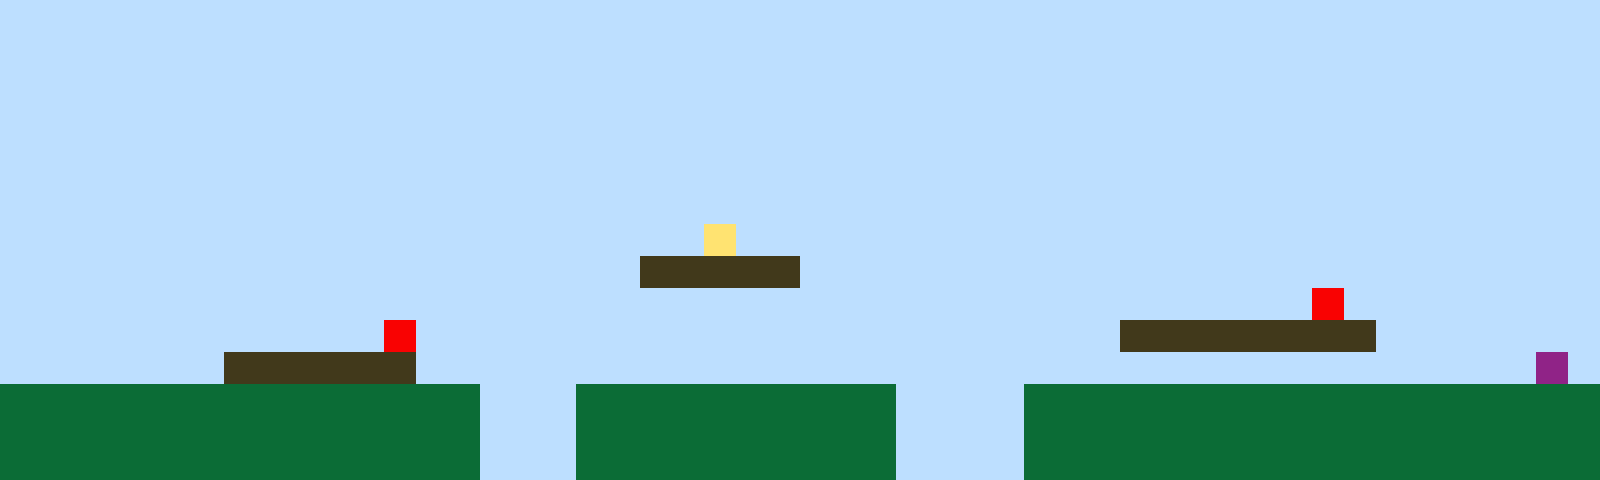

Below is a game level as drawn by its tile map, then a one-line description and the .tmx file that defines it, in full:
An orthogonal 50x15 tile map with 32x32 px tiles, 1 tile layer (Tile Layer 1).

<map version="1.10" tiledversion="1.11.2" orientation="orthogonal" renderorder="right-up" width="50" height="15" tilewidth="32" tileheight="32" infinite="0" nextlayerid="2" nextobjectid="1"><editorsettings><export target="map1.csv" format="csv" /></editorsettings><tileset firstgid="1" name="sprites" tilewidth="32" tileheight="32" tilecount="6" columns="3"><image source="sprites.png" width="96" height="64" /></tileset><layer id="1" name="Tile Layer 1" width="50" height="15"><data encoding="csv">1,1,1,1,1,1,1,1,1,1,1,1,1,1,1,1,1,1,1,1,1,1,1,1,1,1,1,1,1,1,1,1,1,1,1,1,1,1,1,1,1,1,1,1,1,1,1,1,1,1,1,1,1,1,1,1,1,1,1,1,1,1,1,1,1,1,1,1,1,1,1,1,1,1,1,1,1,1,1,1,1,1,1,1,1,1,1,1,1,1,1,1,1,1,1,1,1,1,1,1,1,1,1,1,1,1,1,1,1,1,1,1,1,1,1,1,1,1,1,1,1,1,1,1,1,1,1,1,1,1,1,1,1,1,1,1,1,1,1,1,1,1,1,1,1,1,1,1,1,1,1,1,1,1,1,1,1,1,1,1,1,1,1,1,1,1,1,1,1,1,1,1,1,1,1,1,1,1,1,1,1,1,1,1,1,1,1,1,1,1,1,1,1,1,1,1,1,1,1,1,1,1,1,1,1,1,1,1,1,1,1,1,1,1,1,1,1,1,1,1,1,1,1,1,1,1,1,1,1,1,1,1,1,1,1,1,1,1,1,1,1,1,1,1,1,1,1,1,1,1,1,1,1,1,1,1,1,1,1,1,1,1,1,1,1,1,1,1,1,1,1,1,1,1,1,1,1,1,1,1,1,1,1,1,1,1,1,1,1,1,1,1,1,1,1,1,1,1,1,1,1,1,1,1,1,1,1,1,1,1,1,1,1,1,1,1,1,1,1,1,1,1,1,1,1,1,1,1,1,1,1,1,1,1,1,1,1,1,1,1,1,1,1,1,1,1,1,1,1,1,1,1,1,1,1,1,1,1,1,1,1,1,1,1,1,1,1,1,1,1,1,1,4,1,1,1,1,1,1,1,1,1,1,1,1,1,1,1,1,1,1,1,1,1,1,1,1,1,1,1,1,1,1,1,1,1,1,1,1,1,1,1,1,1,1,1,1,1,1,1,3,3,3,3,3,1,1,1,1,1,1,1,1,1,1,1,1,1,1,1,1,1,1,1,1,1,1,1,1,1,1,1,1,1,1,1,1,1,1,1,1,1,1,1,1,1,1,1,1,1,1,1,1,1,1,1,1,1,1,1,1,1,1,1,1,1,1,1,1,1,1,5,1,1,1,1,1,1,1,1,1,1,1,1,1,1,1,1,1,1,1,1,5,1,1,1,1,1,1,1,1,1,1,1,1,1,1,1,1,1,1,1,1,1,1,3,3,3,3,3,3,3,3,1,1,1,1,1,1,1,1,1,1,1,1,1,1,3,3,3,3,3,3,1,1,1,1,1,1,1,1,1,1,1,1,1,1,1,1,1,1,1,1,1,1,1,1,1,1,1,1,1,1,1,1,1,1,1,6,1,2,2,2,2,2,2,2,2,2,2,2,2,2,2,2,1,1,1,2,2,2,2,2,2,2,2,2,2,1,1,1,1,2,2,2,2,2,2,2,2,2,2,2,2,2,2,2,2,2,2,2,2,2,2,2,2,2,2,2,2,2,2,2,2,2,1,1,1,2,2,2,2,2,2,2,2,2,2,1,1,1,1,2,2,2,2,2,2,2,2,2,2,2,2,2,2,2,2,2,2,2,2,2,2,2,2,2,2,2,2,2,2,2,2,2,1,1,1,2,2,2,2,2,2,2,2,2,2,1,1,1,1,2,2,2,2,2,2,2,2,2,2,2,2,2,2,2,2,2,2</data></layer></map>
